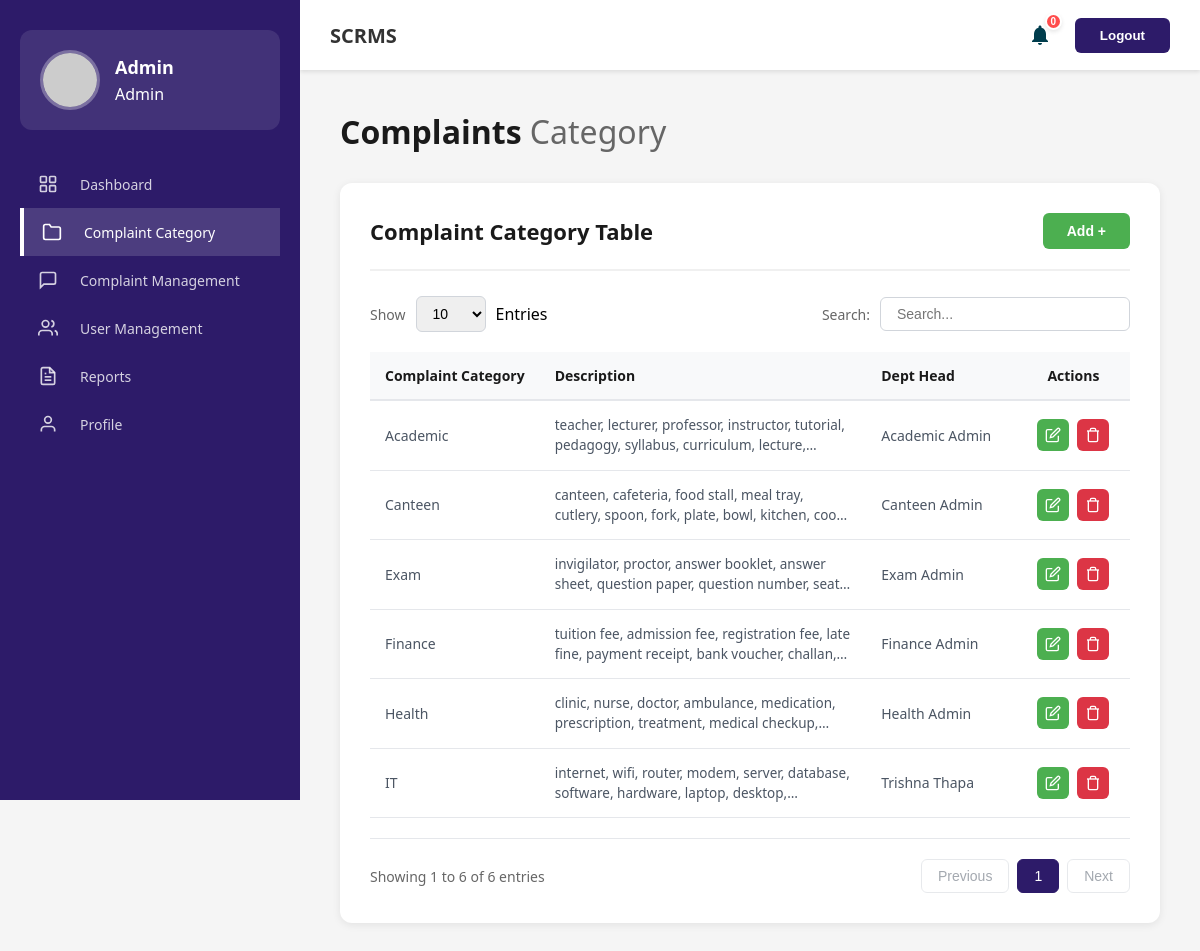
/Admin/complaint-category.php (signed in), run on the app's committed database.
### tables this page shows
CREATE TABLE `complaint_categories` (
  `category_id` int(11) NOT NULL,
  `category_name` varchar(255) DEFAULT NULL,
  `description` text DEFAULT NULL
);

CREATE TABLE `users` (
  `user_id` int(11) NOT NULL,
  `first_name` varchar(255) NOT NULL,
  `middle_name` varchar(255) DEFAULT NULL,
  `last_name` varchar(255) NOT NULL,
  `email` varchar(255) NOT NULL,
  `contact` int(10) NOT NULL,
  `batch` enum('2023','2024','2025','2026','2027') DEFAULT NULL,
  `program` varchar(200) DEFAULT NULL,
  `password` varchar(255) NOT NULL,
  `role` enum('User','Admin','DeptAdmin','UpperBody','Coordinator','HOD','Dean') NOT NULL DEFAULT 'User',
  `status` varchar(20) DEFAULT 'Active',
  `created_at` timestamp NOT NULL DEFAULT current_timestamp() ON UPDATE current_timestamp(),
  `assigned_category` int(11) DEFAULT NULL
);

### Admin/complaint-category.php (the view, shortened to what this page needs)
<?php
include_once '../Database/db-config.php';
$categories = [];
$sql = "SELECT c.*, u.user_id as head_id, u.first_name, u.last_name
        FROM complaint_categories c
        LEFT JOIN users u ON u.assigned_category = c.category_id AND u.role = 'DeptAdmin'
        ORDER BY c.category_name ASC";
$res = $conn->query($sql);
if ($res) {
    while ($row = $res->fetch_assoc()) {
        $categories[] = $row;
    }
}
?>
<html lang="en">
<head>
    <link rel="stylesheet" href="../Assets/Css/admin-dashboard.css">
    <link rel="stylesheet" href="../Assets/Css/complaint-category.css">
</head>
<body>
   <?php include '../Includes/header.php'; ?>
    <div class="main-container">
        <?php include '../Includes/sidebar.php'; ?>
        <main class="main-content">
            <h2 class="page-title">Complaints <span class="page-subtitle">Category</span></h2>
            <div class="table-card">
                <div class="table-header">
                    <h3 class="table-title">Complaint Category Table</h3>
                    <button class="add-btn" id="addCategoryBtn">Add +</button>
                </div>
                <div class="table-controls">
                    <div class="entries-control">
                        <label>Show</label>
                        <select id="entriesSelect">
                            <option value="10">10</option>
                        </select>
                        <span>Entries</span>
                    </div>
                    <div class="search-control">
                        <label>Search:</label>
                        <input type="text" id="searchInput" placeholder="Search...">
                    </div>
                </div>
                <div class="table-responsive">
                    <table class="data-table" id="categoryTable">
                        <thead>
                            <tr>
                                <th>Complaint Category</th>
                                <th>Description</th>
                                <th>Dept Head</th>
                                <th>Actions</th>
                            </tr>
                        </thead>
                        <tbody id="tableBody">
                            <?php if (count($categories) > 0): ?>
                                <?php foreach ($categories as $cat): ?>
                                    <tr>
                                        <td><?php echo htmlspecialchars($cat['category_name']); ?></td>
                                        <td class="desc-cell" title="<?php echo htmlspecialchars($cat['description']); ?>">
                                            <div class="text-truncate">
                                                <?php echo htmlspecialchars($cat['description']); ?>
                                            </div>
                                        </td>
                                        <td>
                                            <?php
                                                if ($cat['head_id']) {
                                                    echo htmlspecialchars($cat['first_name'] . ' ' . $cat['last_name']);
                                                } else {
                                                    echo '<span style="color: #999; font-style: italic;">Not Assigned</span>';
                                                }
                                            ?>
                                        </td>
                                        <td>
                                            <div class="action-btns">
                                            <button class="edit-btn" title="Edit"
                                                    data-id="<?php echo $cat['category_id']; ?>"
                                                    data-name="<?php echo htmlspecialchars($cat['category_name']); ?>"
                                                    data-desc="<?php echo htmlspecialchars($cat['description']); ?>"
                                                    data-head-id="<?php echo $cat['head_id'] ?? ''; ?>">
                                                <svg width="16" height="16" viewBox="0 0 24 24" fill="none" stroke="currentColor" stroke-width="2">
                                                    <path d="M11 4H4a2 2 0 0 0-2 2v14a2 2 0 0 0 2 2h14a2 2 0 0 0 2-2v-7"></path>
                                                    <path d="M18.5 2.5a2.121 2.121 0 0 1 3 3L12 15l-4 1 1-4 9.5-9.5z"></path>
                                                </svg>
                                            </button>
                                            <button class="delete-btn" title="Delete" data-id="<?php echo $cat['category_id']; ?>">
                                                <svg width="16" height="16" viewBox="0 0 24 24" fill="none" stroke="currentColor" stroke-width="2">
                                                    <polyline points="3 6 5 6 21 6"></polyline>
                                                    <path d="M19 6v14a2 2 0 0 1-2 2H7a2 2 0 0 1-2-2V6m3 0V4a2 2 0 0 1 2-2h4a2 2 0 0 1 2 2v2"></path>
                                                </svg>
                                            </button>
                                            </div>
                                        </td>
                                    </tr>
                                <?php endforeach; ?>
                            <?php else: ?>
                                <tr>
                                    <td colspan="3" style="text-align: center;">No categories found.</td>
                                </tr>
                            <?php endif; ?>
                        </tbody>
                    </table>
                </div>
                <div class="table-footer">
                    <div class="entries-info">Showing 1 to 3 of 18 entries</div>
                    <div class="pagination">
                        <button class="page-btn" id="prevBtn">Previous</button>
                        <button class="page-btn active">1</button>
                        <button class="page-btn" id="nextBtn">Next</button>
                    </div>
                </div>
            </div>
        </main>
    </div>
</body>
</html>

### Assets/Css/admin-dashboard.css (style rules this page uses)
* { margin: 0; padding: 0; box-sizing: border-box; }
body { font-family: 'Segoe UI', Tahoma, Geneva, Verdana, sans-serif; background: #f5f5f5; min-height: 100vh; overflow-x: hidden; width: 100%; }
.main-container { display: flex; min-height: calc(100vh - 70px); }
.main-content { flex: 1; margin-left: 300px; padding: 40px; background: #f5f5f5; min-height: 100vh; }
.page-title { font-size: 32px; font-weight: 700; color: #1a1a1a; margin-bottom: 30px; }

### Assets/Css/complaint-category.css (style rules this page uses)
.page-subtitle { font-weight: 400; color: #666; }
.table-card { background: white; border-radius: 12px; padding: 30px; box-shadow: 0 2px 8px rgba(0, 0, 0, 0.08); margin-top: 20px; max-width: 100%; overflow: hidden; }
.table-header { display: flex; justify-content: space-between; align-items: center; margin-bottom: 25px; padding-bottom: 20px; border-bottom: 2px solid #f0f0f0; }
.table-title { font-size: 22px; font-weight: 600; color: #1a1a1a; }
.add-btn { background: #4CAF50; color: white; border: none; padding: 10px 24px; border-radius: 6px; font-size: 14px; font-weight: 600; cursor: pointer; transition: all 0.3s ease; }
.table-controls { display: flex; justify-content: space-between; align-items: center; margin-bottom: 20px; flex-wrap: wrap; gap: 15px; }
.entries-control, .search-control { display: flex; align-items: center; gap: 10px; }
.entries-control label, .search-control label { font-size: 14px; color: #666; }
.entries-control select { padding: 8px 12px; border: 1px solid #d1d5db; border-radius: 6px; font-size: 14px; outline: none; cursor: pointer; }
.search-control input { padding: 8px 16px; border: 1px solid #d1d5db; border-radius: 6px; font-size: 14px; outline: none; width: 250px; transition: border-color 0.3s ease; }
.table-responsive { overflow-x: auto; margin: 20px 0; width: 100%; max-width: 100%; }
.data-table { width: 100%; border-collapse: collapse; font-size: 14px; }
.data-table thead { background: #f8f9fa; }
.data-table th { padding: 14px 15px; text-align: left; font-weight: 600; color: #1a1a1a; border-bottom: 2px solid #e5e7eb; white-space: nowrap; }
.data-table th:nth-child(1), .data-table td:nth-child(1) { width: 20%; min-width: 140px; }
.data-table th:nth-child(2), .data-table td:nth-child(2) { width: 45%; }
.data-table th:nth-child(3), .data-table td:nth-child(3) { width: 20%; min-width: 130px; }
.data-table th:nth-child(4), .data-table td:nth-child(4) { width: 15%; min-width: 100px; text-align: center; }
.data-table td { padding: 14px 15px; border-bottom: 1px solid #e5e7eb; color: #4b5563; vertical-align: middle; }
.data-table tbody tr { transition: background-color 0.2s ease; }
.action-btns { display: flex; gap: 10px; }
.edit-btn, .delete-btn { padding: 8px; border: none; border-radius: 6px; cursor: pointer; transition: all 0.3s ease; display: flex; align-items: center; justify-content: center; }
.edit-btn { background: #4CAF50; color: white; }
.delete-btn { background: #dc3545; color: white; }
.table-footer { display: flex; justify-content: space-between; align-items: center; margin-top: 20px; padding-top: 20px; border-top: 1px solid #e5e7eb; flex-wrap: wrap; gap: 15px; }
.entries-info { font-size: 14px; color: #666; }
.pagination { display: flex; gap: 8px; }
.page-btn { padding: 8px 16px; border: 1px solid #d1d5db; background: white; color: #4b5563; border-radius: 6px; font-size: 14px; cursor: pointer; transition: all 0.3s ease; }
.page-btn.active { background: #2D1B69; color: white; border-color: #2D1B69; }
.page-btn:disabled { opacity: 0.5; cursor: not-allowed; }
.data-table td.desc-cell { vertical-align: middle; }
.text-truncate { display: -webkit-box; -webkit-line-clamp: 2; line-clamp: 2; -webkit-box-orient: vertical; overflow: hidden; text-overflow: ellipsis; word-break: break-word; line-height: 1.5; color: #4b5563; font-size: 13.5px; cursor: default; }
.action-btns { display: flex; gap: 8px; justify-content: center; align-items: center; }

### data on the page
complaint_categories: category_name "Academic", description "teacher, lecturer, professor, instructor, tutorial, pedagogy, syllabus, curriculum,…", users.first_name+last_name "Academic Admin"
complaint_categories: category_name "Canteen", description "canteen, cafeteria, food stall, meal tray, cutlery, spoon, fork, plate, bowl, kitchen,…", users.first_name+last_name "Canteen Admin"
complaint_categories: category_name "Exam", description "invigilator, proctor, answer booklet, answer sheet, question paper, question number,…", users.first_name+last_name "Exam Admin"
complaint_categories: category_name "Finance", description "tuition fee, admission fee, registration fee, late fine, payment receipt, bank voucher,…", users.first_name+last_name "Finance Admin"
complaint_categories: category_name "Health", description "clinic, nurse, doctor, ambulance, medication, prescription, treatment, medical…", users.first_name+last_name "Health Admin"
complaint_categories: category_name "IT", description "internet, wifi, router, modem, server, database, software, hardware, laptop,…", users.first_name+last_name "Trishna Thapa"

### other printed values
$full_name ?: 'Unknown' "Admin"
$display_role "Admin"
